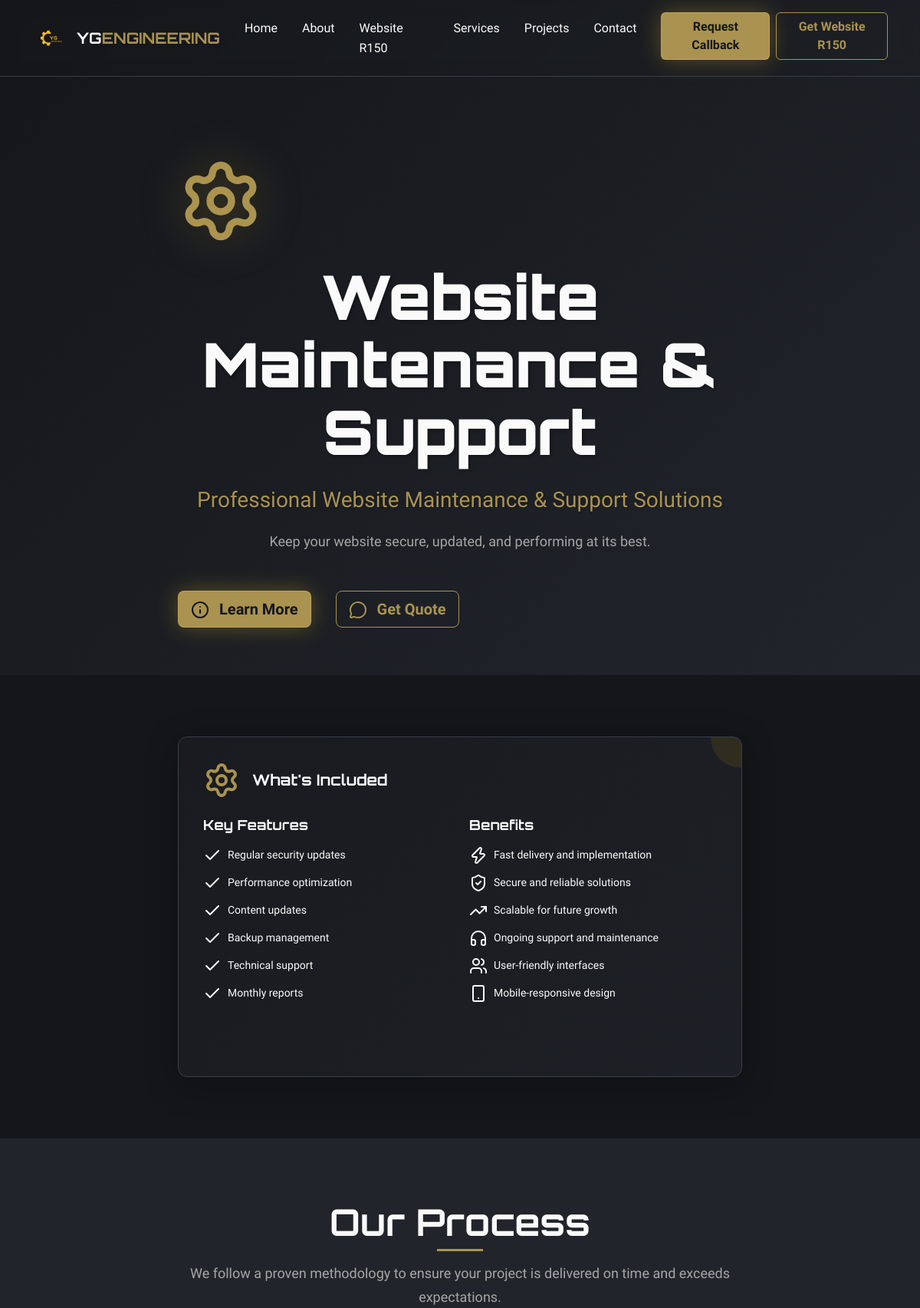
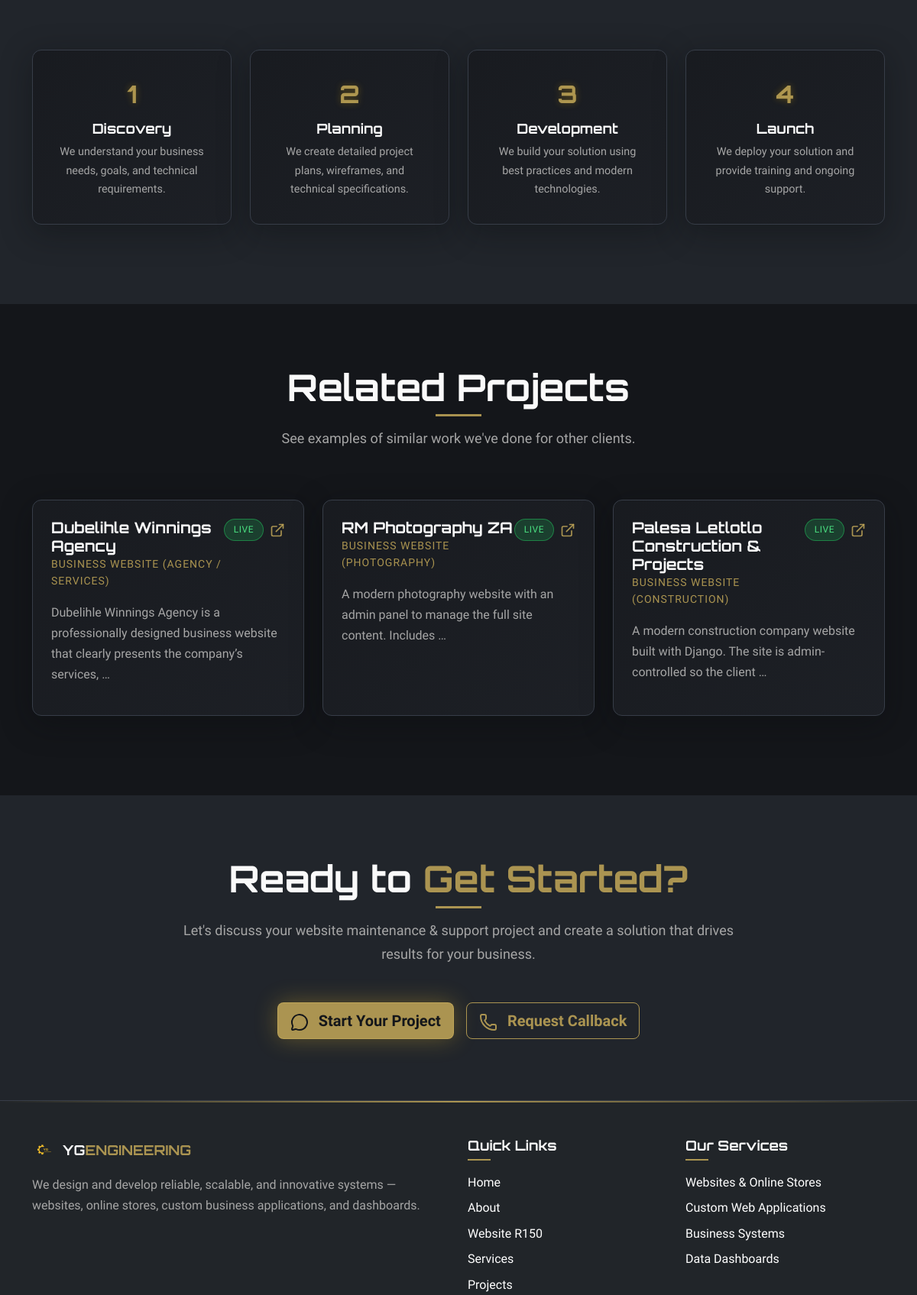
Page /services/maintenance-support/ (signed in, upper part) on the committed database (2 pictures, top to bottom).
### website/models.py (models this page shows, shortened)
class Project(models.Model):
    class Status(models.TextChoices):
        LIVE = "live", "Live"
        DEVELOPMENT = "development", "In Development"
        COMPLETED = "completed", "Completed"
    title = models.CharField(max_length=200)
    project_type = models.CharField(max_length=120)
    description = models.TextField()
    status = models.CharField(max_length=20, choices=Status.choices, default=Status.DEVELOPMENT)
    technologies = models.ManyToManyField(Technology, blank=True)
    link = models.URLField(blank=True)  # optional as requested
    created_at = models.DateTimeField(auto_now_add=True)
    updated_at = models.DateTimeField(auto_now=True)
    class Meta:
        ordering = ['-created_at']
    @property
    def status_badge_text(self):
        return self.get_status_display()
    @property
    def status_badge_class(self):
        return f"status-{self.status}"

### website/views.py (the view)
# urls.py: path('services/<slug:service_slug>/', views.service_detail, name='service_detail'),
def service_detail(request, service_slug):
    if service_slug not in SERVICES:
        raise Http404("Service not found")
    service = SERVICES[service_slug]
    related_projects = Project.objects.filter(
        project_type__icontains=service['title'].split()[0]
    )[:3]
    return render(request, "service_detail.html", {
        "service": service,
        "service_slug": service_slug,
        "related_projects": related_projects,
    })

### website/templates/service_detail.html (shortened to what this page needs)
{% extends "base.html" %}
{% load static %}
{% block content %}
<section class="hero-section">
  <div class="container">
    <div class="row align-items-center min-vh-100">
      <div class="col-lg-8 mx-auto text-center">
        <div class="hero-logo mb-4">
          <div class="gear-container">
            <i data-lucide="{{ service.icon }}" class="gear-icon"></i>
          </div>
        </div>
        <h1 class="hero-title mb-4">
          {{ service.title }}
        </h1>
        <p class="tagline-main mb-3">
          Professional {{ service.title }} Solutions
        </p>
        <p class="tagline-sub mb-5">
          {{ service.description }}
        </p>
        <div class="hero-buttons">
          <a href="#details" class="btn btn-primary btn-lg me-3">
            <i data-lucide="info" class="me-2"></i>
            Learn More
          </a>
          <a href="{% url 'contact' %}" class="btn btn-outline-primary btn-lg">
            <i data-lucide="message-circle" class="me-2"></i>
            Get Quote
          </a>
        </div>
      </div>
    </div>
  </div>
</section>
<section class="section-padding" id="details">
  <div class="container">
    <div class="row">
      <div class="col-lg-8 mx-auto">
        <div class="service-card mb-5">
          <div class="service-accent"></div>
          <div class="d-flex align-items-center mb-4">
            <i data-lucide="{{ service.icon }}" class="me-3" style="width: 3rem; height: 3rem; color: var(--gear-gold);"></i>
            <h2 class="service-title mb-0">What's Included</h2>
          </div>
          <div class="row">
            <div class="col-md-6">
              <h4 class="capability-title mb-3">Key Features</h4>
              <ul class="service-features">
                {% for feature in service.features %}
                  <li>
                    <i data-lucide="check" class="me-2"></i>
                    {{ feature }}
                  </li>
                {% endfor %}
              </ul>
            </div>
            <div class="col-md-6">
              <h4 class="capability-title mb-3">Benefits</h4>
              <ul class="service-features">
                <li>
                  <i data-lucide="zap" class="me-2"></i>
                  Fast delivery and implementation
                </li>
                <li>
                  <i data-lucide="shield-check" class="me-2"></i>
                  Secure and reliable solutions
                </li>
                <li>
                  <i data-lucide="trending-up" class="me-2"></i>
                  Scalable for future growth
                </li>
                <li>
                  <i data-lucide="headphones" class="me-2"></i>
                  Ongoing support and maintenance
                </li>
                <li>
                  <i data-lucide="users" class="me-2"></i>
                  User-friendly interfaces
                </li>
                <li>
                  <i data-lucide="smartphone" class="me-2"></i>
                  Mobile-responsive design
                </li>
              </ul>
            </div>
          </div>
        </div>
      </div>
    </div>
  </div>
</section>
<section class="section-padding bg-steel-gray">
  <div class="container">
    <div class="row">
      <div class="col-lg-8 mx-auto text-center mb-5">
        <h2 class="section-title mb-4">Our Process</h2>
        <p class="section-subtitle">
          We follow a proven methodology to ensure your project is delivered on time and exceeds expectations.
        </p>
      </div>
    </div>
    <div class="row">
      <div class="col-lg-3 col-md-6 mb-4">
        <div class="capability-card text-center">
          <div class="stat-number" style="font-size: 2rem;">1</div>
          <h4 class="capability-title mb-2">Discovery</h4>
          <p class="capability-text">
            We understand your business needs, goals, and technical requirements.
          </p>
        </div>
      </div>
      <div class="col-lg-3 col-md-6 mb-4">
        <div class="capability-card text-center">
          <div class="stat-number" style="font-size: 2rem;">2</div>
          <h4 class="capability-title mb-2">Planning</h4>
          <p class="capability-text">
            We create detailed project plans, wireframes, and technical specifications.
          </p>
        </div>
      </div>
      <div class="col-lg-3 col-md-6 mb-4">
        <div class="capability-card text-center">
          <div class="stat-number" style="font-size: 2rem;">3</div>
          <h4 class="capability-title mb-2">Development</h4>
          <p class="capability-text">
            We build your solution using best practices and modern technologies.
          </p>
        </div>
      </div>
      <div class="col-lg-3 col-md-6 mb-4">
        <div class="capability-card text-center">
          <div class="stat-number" style="font-size: 2rem;">4</div>
          <h4 class="capability-title mb-2">Launch</h4>
          <p class="capability-text">
            We deploy your solution and provide training and ongoing support.
          </p>
        </div>
      </div>
    </div>
  </div>
</section>
{% if related_projects %}
<section class="section-padding">
  <div class="container">
    <div class="row">
      <div class="col-lg-8 mx-auto text-center mb-5">
        <h2 class="section-title mb-4">Related Projects</h2>
        <p class="section-subtitle">
          See examples of similar work we've done for other clients.
        </p>
      </div>
    </div>
    <div class="row">
      {% for project in related_projects %}
        <div class="col-lg-4 col-md-6 mb-4">
          <div class="project-card">
            <div class="project-header mb-3">
              <div>
                <h3 class="project-title">{{ project.title }}</h3>
                <div class="project-type">{{ project.project_type }}</div>
              </div>
              <div class="d-flex align-items-center">
                <span class="project-status {{ project.status_badge_class }}">
                  {{ project.status_badge_text }}
                </span>
                {% if project.link %}
                  <a href="{{ project.link }}" target="_blank" class="ms-2">
                    <i data-lucide="external-link" class="project-icon"></i>
                  </a>
                {% endif %}
              </div>
            </div>
            <p class="project-description mb-3">{{ project.description|truncatewords:15 }}</p>
          </div>
        </div>
      {% endfor %}
    </div>
  </div>
</section>
{% endif %}
<section class="section-padding bg-steel-gray">
  <div class="container">
    <div class="row">
      <div class="col-lg-8 mx-auto text-center">
        <h2 class="section-title mb-4">Ready to <span class="text-gear-gold">Get Started?</span></h2>
        <p class="section-subtitle mb-5">
          Let's discuss your {{ service.title|lower }} project and create a solution that drives results for your business.
        </p>
        <div class="d-flex flex-wrap gap-3 justify-content-center">
          <a href="{% url 'contact' %}" class="btn btn-primary btn-lg">
            <i data-lucide="message-circle" class="me-2"></i>
            Start Your Project
          </a>
          <button class="btn btn-outline-primary btn-lg" data-bs-toggle="modal" data-bs-target="#callbackModal">
            <i data-lucide="phone" class="me-2"></i>
            Request Callback
          </button>
        </div>
      </div>
    </div>
  </div>
</section>
{% endblock %}

### rows in the picture
Project: title "Dubelihle Winnings Agency", project_type "BUSINESS WEBSITE (AGENCY / SERVICES)", status_badge_text "LIVE", description "Dubelihle Winnings Agency is a professionally designed business website that clearly presents the company’s services, …"
Project: title "RM Photography ZA", project_type "BUSINESS WEBSITE (PHOTOGRAPHY)", status_badge_text "LIVE", description "A modern photography website with an admin panel to manage the full site content. Includes …"
Project: title "Palesa Letlotlo Construction & Projects", project_type "BUSINESS WEBSITE (CONSTRUCTION)", status_badge_text "LIVE", description "A modern construction company website built with Django. The site is admin-controlled so the client …"

### other values in the picture
{{ service.title }} "Website Maintenance & Support"
{{ service.description }} "Keep your website secure, updated, and performing at its best."
{{ feature }} "Regular security updates" "Performance optimization" "Content updates" "Backup management" "Technical support" "Monthly reports"
{{ service.title|lower }} "website maintenance & support"
